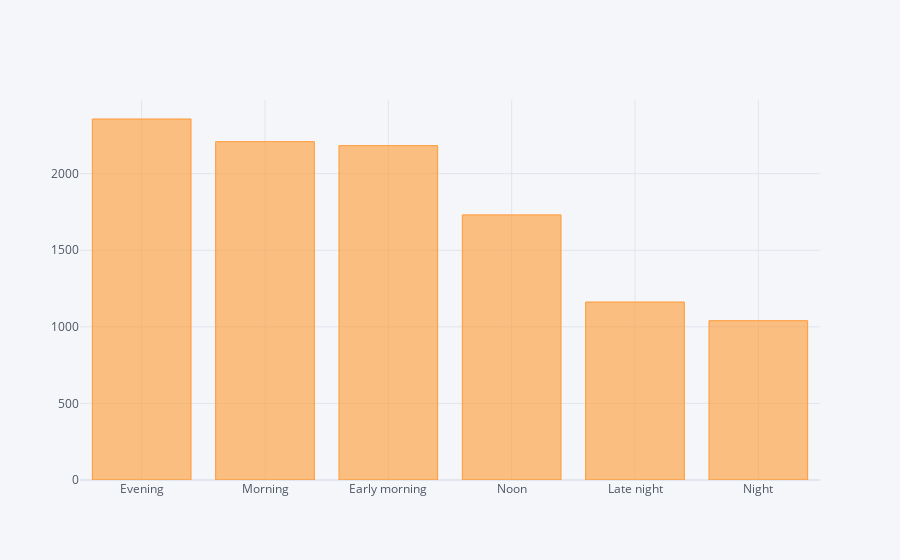

Notebook source saved alongside this figure:
### Code cell
#we will use iplot inplace of plot
data['Dep_Time_hour'].apply(time_to_part).value_counts().iplot(kind='bar')

### Figure 1 — Plotly figure (JSON) as saved in the notebook; plotly's stock layout.template omitted (floating-point values rounded to 4 significant figures)
{"data": [{"marker": {"color": "rgba(255, 153, 51, 0.6)", "line": {"color": "rgba(255, 153, 51, 1.0)", "width": 1}}, "name": "Dep_Time_hour", "orientation": "v", "text": "", "type": "bar", "x": ["Evening", "Morning", "Early morning", "Noon", "Late night", "Night"], "y": [2357, 2209, 2183, 1731, 1162, 1040]}], "layout": {"legend": {"bgcolor": "#F5F6F9", "font": {"color": "#4D5663"}}, "paper_bgcolor": "#F5F6F9", "plot_bgcolor": "#F5F6F9", "title": {"font": {"color": "#4D5663"}}, "xaxis": {"gridcolor": "#E1E5ED", "showgrid": true, "tickfont": {"color": "#4D5663"}, "title": {"font": {"color": "#4D5663"}, "text": ""}, "zerolinecolor": "#E1E5ED"}, "yaxis": {"gridcolor": "#E1E5ED", "showgrid": true, "tickfont": {"color": "#4D5663"}, "title": {"font": {"color": "#4D5663"}, "text": ""}, "zerolinecolor": "#E1E5ED"}}}
